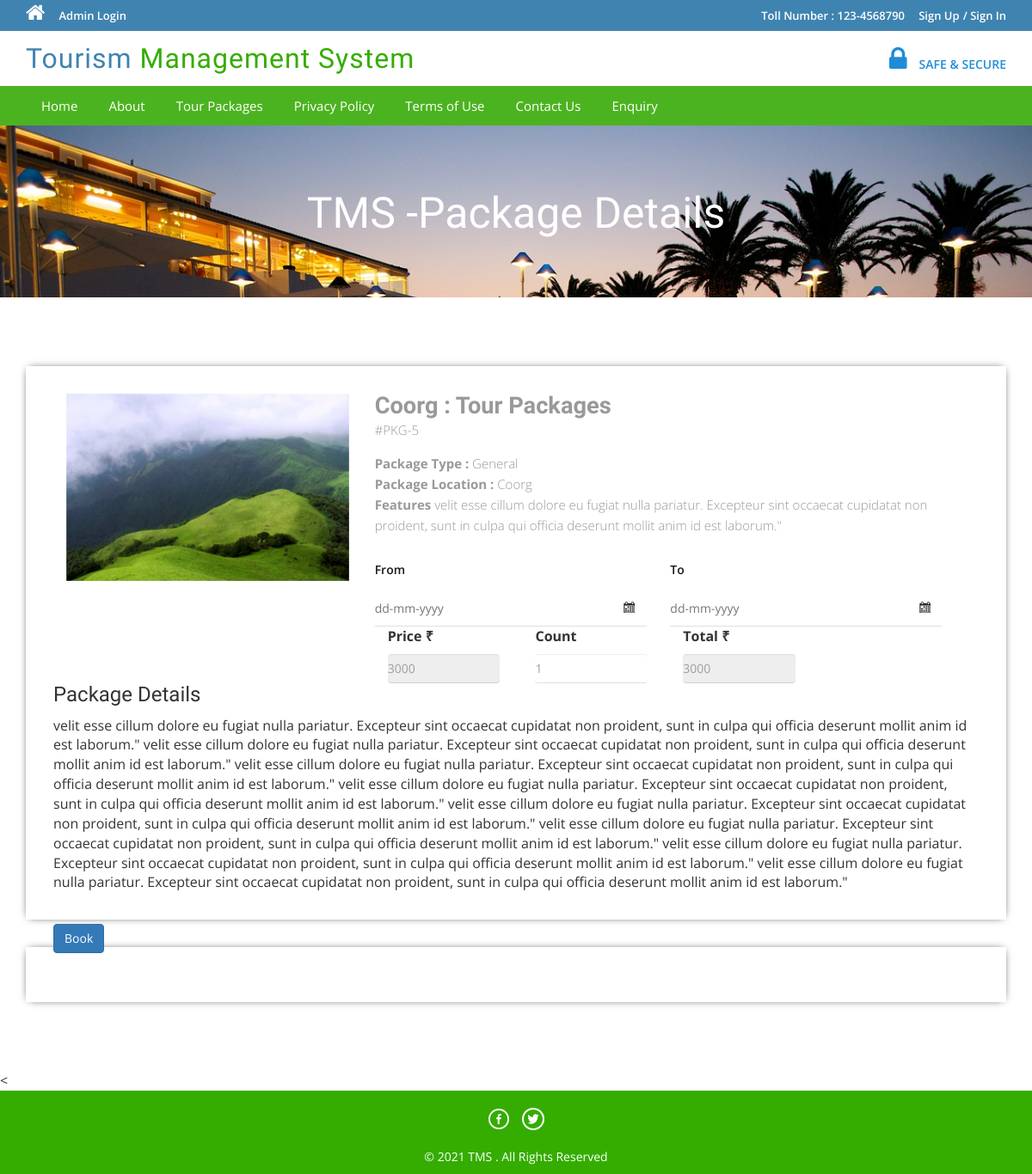
Page /package-details.php?pkgid=5 on the earlier database version.
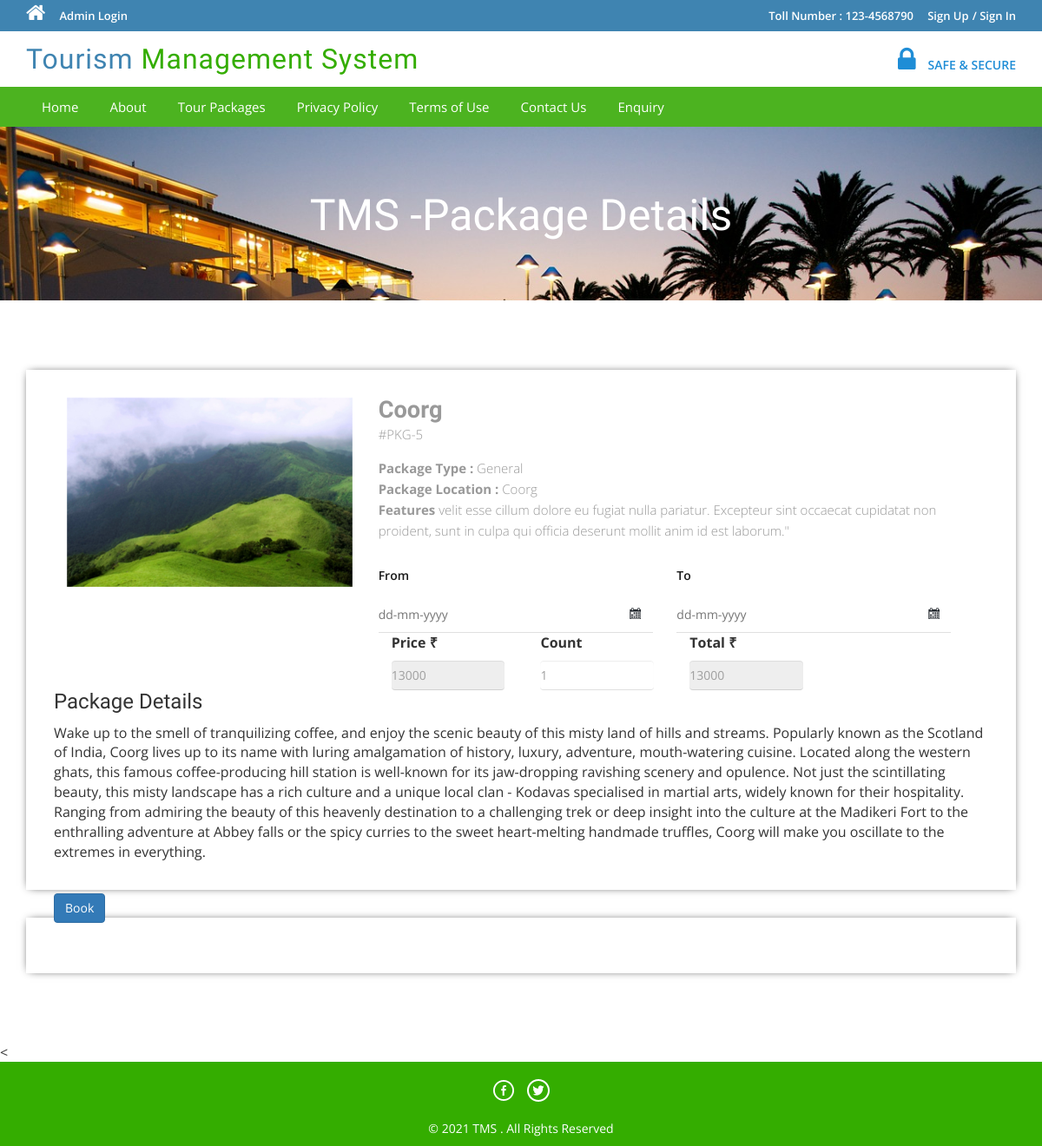
Same page on the later database version.
### tables this page shows
CREATE TABLE `tbltourpackages` (
  `PackageId` int(11) NOT NULL,
  `PackageName` varchar(200) DEFAULT NULL,
  `PackageType` varchar(150) DEFAULT NULL,
  `PackageLocation` varchar(100) DEFAULT NULL,
  `PackagePrice` int(11) DEFAULT NULL,
  `PackageFetures` varchar(255) DEFAULT NULL,
  `PackageDetails` mediumtext DEFAULT NULL,
  `PackageImage` varchar(100) DEFAULT NULL,
  `Creationdate` timestamp NULL DEFAULT current_timestamp(),
  `UpdationDate` timestamp NULL DEFAULT NULL ON UPDATE current_timestamp()
);

### package-details.php (the view, shortened to what this page needs)
<?php
include('includes/config.php');
?>
<!DOCTYPE HTML>
<html>
<head>
	<link href="css/bootstrap.css" rel='stylesheet' type='text/css' />
	<link href="css/style.css" rel='stylesheet' type='text/css' />
	<link href="css/font-awesome.css" rel="stylesheet">
	<link href="css/animate.css" rel="stylesheet" type="text/css" media="all">
	<link rel="stylesheet" href="css/jquery-ui.css" />
</head>
<body>
	<?php include('includes/header.php'); ?>
	<div class="banner-3">
		<div class="container">
			<h1 class="wow zoomIn animated animated" data-wow-delay=".5s" style="visibility: visible; animation-delay: 0.5s; animation-name: zoomIn;"> TMS -Package Details</h1>
		</div>
	</div>
	<div class="selectroom">
		<div class="container">
			<?php
			$pid = intval($_GET['pkgid']);
			$sql = "SELECT * from tbltourpackages where PackageId=:pid";
			$query = $dbh->prepare($sql);
			$query->bindParam(':pid', $pid, PDO::PARAM_STR);
			$query->execute();
			$results = $query->fetchAll(PDO::FETCH_OBJ);
			if ($query->rowCount() > 0) {
				foreach ($results as $result) {	?>
					<form name="book" method="post">
						<div class="selectroom_top">
							<div class="col-md-4 selectroom_left wow fadeInLeft animated" data-wow-delay=".5s">
								<img src="admin/pacakgeimages/<?php echo htmlentities($result->PackageImage); ?>" class="img-responsive" alt="">
							</div>
							<div class="col-md-8 selectroom_right wow fadeInRight animated" data-wow-delay=".5s">
								<h2><?php echo htmlentities($result->PackageName); ?></h2>
								<p class="dow">#PKG-<?php echo htmlentities($result->PackageId); ?></p>
								<p><b>Package Type :</b> <?php echo htmlentities($result->PackageType); ?></p>
								<p><b>Package Location :</b> <?php echo htmlentities($result->PackageLocation); ?></p>
								<p><b>Features</b> <?php echo htmlentities($result->PackageFetures); ?></p>
								<div class="ban-bottom">
									<div class="bnr-right">
										<label class="inputLabel">From</label>
										<input class="date" id="datepicker" type="text" placeholder="dd-mm-yyyy" name="fromdate" required="">
									</div>
									<div class="bnr-right">
										<label class="inputLabel">To</label>
										<input class="date" id="datepicker1" type="text" placeholder="dd-mm-yyyy" name="todate" required="">
									</div>
								</div>
								<div class="col-md-3">
									<label for="price">Price ₹</label>
									<input type="text" id="price" value="<?php echo htmlentities($result->PackagePrice); ?>" class="form-control" readonly />
								</div>
								<div class="col-md-3">
									<label for="quantity">Count</label>
									<input type="text" inputmode="numeric" id="quantity" name="count" min="1" value="1" class="form-control" required />
								</div>
								<div class="col-md-3">
									<label for="total">Total ₹</label>
									<input type="text" id="total" name="price" readonly value="<?php echo htmlentities($result->PackagePrice); ?>" class="form-control" />
								</div>
							</div>
							<h3>Package Details</h3>
							<p style="padding-top: 1%"><?php echo htmlentities($result->PackageDetails); ?> </p>
						</div>
						<div class="selectroom_top text-center">
							<div class="selectroom-info animated wow fadeInUp animated" data-wow-duration="1200ms" data-wow-delay="500ms" style="visibility: visible; animation-duration: 1200ms; animation-delay: 500ms; animation-name: fadeInUp; margin-top: -70px">
								<?php if ($_SESSION['login']) { ?>
									<br><br><br>
									<button type="submit" name="submit2" class="btn-primary btn">Book</button>
									<ul>
									<?php } else { ?>
										<li class="sigi" align="center" style="margin-top: 1%">
											<a href="#" data-toggle="modal" data-target="#myModal4" class="btn-primary btn"> Book</a>
										</li>
									<?php } ?>
									<div class="clearfix"></div>
							</div>
						</div>
					</form>
			<?php }
			} ?>
		</div>
	</div>
	<
		<?php include('includes/footer.php'); ?>
</body>
</html>

Differences in the rows shown:
changed tbltourpackages "Coorg": PackageName "Coorg : Tour Packages" → "Coorg"; PackagePrice "3000" → "13000"; price "3000" → "13000"; PackageDetails "velit esse cillum dolore eu fugiat nulla pariatur. Excepteur sint occaecat cupidatat non proident, sunt in culpa qui officia deserunt mollit anim id est laborum.\" velit esse cillum dolore eu fugiat nulla pariatur. Excepteur sint occaecat cupidatat non proident, sunt in culpa qui officia deserunt mollit anim id est laborum.\" velit esse cillum dolore eu fugiat nulla pariatur. Excepteur sint occaecat cupidatat non proident, sunt in culpa qui officia deserunt mollit anim id est laborum.\" velit esse cillum dolore eu fugiat nulla pariatur. Excepteur sint occaecat cupidatat non proident, sunt in culpa qui officia deserunt mollit anim id est laborum.\" velit esse cillum dolore eu fugiat nulla…" → "Wake up to the smell of tranquilizing coffee, and enjoy the scenic beauty of this misty land of hills and streams. Popularly known as the Scotland of India, Coorg lives up to its name with luring amalgamation of history, luxury, adventure, mouth-watering cuisine. Located along the western ghats, this famous coffee-producing hill station is well-known for its jaw-dropping ravishing scenery and opulence. Not just the scintillating beauty, this misty landscape has a rich culture and a unique local clan - Kodavas specialised in martial arts, widely known for their hospitality. Ranging from admiring the beauty of this heavenly destination to a challenging trek or deep insight into the culture at…"
